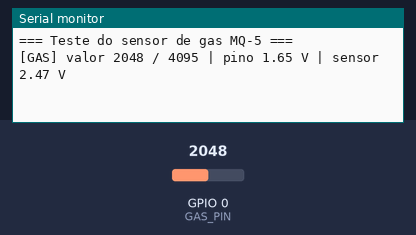
The sketch below on a simulated ESP32-C6. On the bench: the last lines printed to the serial monitor. The inputs (shaded band) are chosen by the test bench; at power-on: GPIO 0 (GAS_PIN) = 2048 (analog values on the 0–4095 scale).

Above: at 1.7 s.
1.8 s: GPIO 0 (GAS_PIN) set to 1063
At 3.1 s:
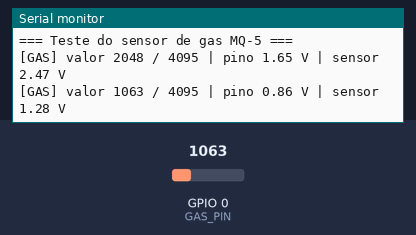
3.3 s: GPIO 0 (GAS_PIN) set to 957
At 5.0 s:
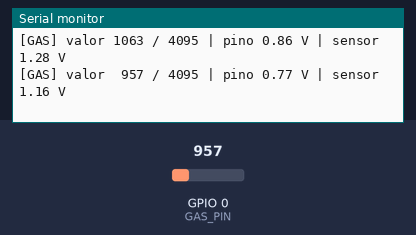
7.3 s: GPIO 0 (GAS_PIN) set to 107
At 8.7 s:
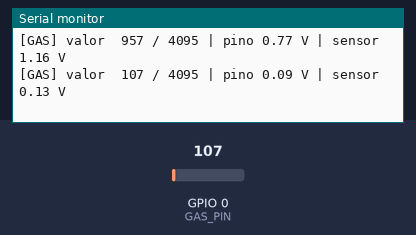
8.8 s: GPIO 0 (GAS_PIN) set to 89
At 12.0 s:
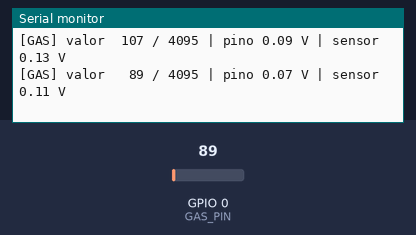

The sketch:

Teste_Gas.ino
```cpp
// Teste do sensor de gas MQ-5 (modulo com pinos VCC, GND, NC e SIG),
// numa ESP32-C6-DevKitM-1.
// Placa no Arduino IDE: "ESP32C6 Dev Module", com USB CDC On Boot > Disabled.
//
// Le o sinal do sensor a cada 2 segundos e mostra no Serial Monitor (115200 baud):
//   - o valor bruto (0 a 4095)
//   - a tensao no pino da placa
//   - a tensao a saida do sensor (antes do divisor)
//
// Ligacoes:
//   VCC -> 5V
//   GND -> GND
//   SIG -> 10 kohm -> GPIO 0, com 20 kohm do GPIO 0 ao GND (divisor de tensao)
//   NC  -> sem ligacao
//
// O MQ-5 aquece por dentro: espera alguns minutos depois de ligar antes de
// confiar nos valores (na primeira utilizacao, umas 24 horas).
// Para testar, aproxima um isqueiro SEM o acender e carrega no gas:
// o valor deve subir bastante.

const int GAS_PIN = 0;  // so os GPIO 0 a 6 leem valores analogicos na ESP32-C6

// Divisor de 10 k + 20 k: no pino fica 2/3 da tensao do sensor.
// Se testares sem divisor (VCC no 3V3 e SIG direto no pino), muda para 1.0.
const float FATOR_DIVISOR = 1.5;

const unsigned long INTERVALO_MS = 2000;  // tempo entre leituras

void setup() {
  Serial.begin(115200);
  delay(500);
  Serial.println();
  Serial.println("=== Teste do sensor de gas MQ-5 ===");

  // Desliga o LED RGB integrado da placa (GPIO 8)
  rgbLedWrite(RGB_BUILTIN, 0, 0, 0);

  analogReadResolution(12);  // valores de 0 a 4095
}

void loop() {
  int bruto = analogRead(GAS_PIN);
  float voltsPino = analogReadMilliVolts(GAS_PIN) / 1000.0;
  float voltsSensor = voltsPino * FATOR_DIVISOR;

  Serial.printf("[GAS] valor %4d / 4095 | pino %.2f V | sensor %.2f V\n",
                bruto, voltsPino, voltsSensor);

  delay(INTERVALO_MS);
}
```

Measured:
- the behaviour switches between 1000 and 999 on GPIO 0 (GAS_PIN) (found by bisection; images 1 and 2)
- the behaviour switches between 100 and 99 on GPIO 0 (GAS_PIN) (found by bisection; images 3 and 4)
- after the input at 1.8 s, the serial monitor: prints a new line after 0.70 s (image 1)
- after the input at 3.3 s, the serial monitor: prints a new line after 1.2 s (image 2)
- after the input at 7.3 s, the serial monitor: prints a new line after 1.2 s (image 3)
- after the input at 8.8 s, the serial monitor: prints a new line after 1.7 s (image 4)
